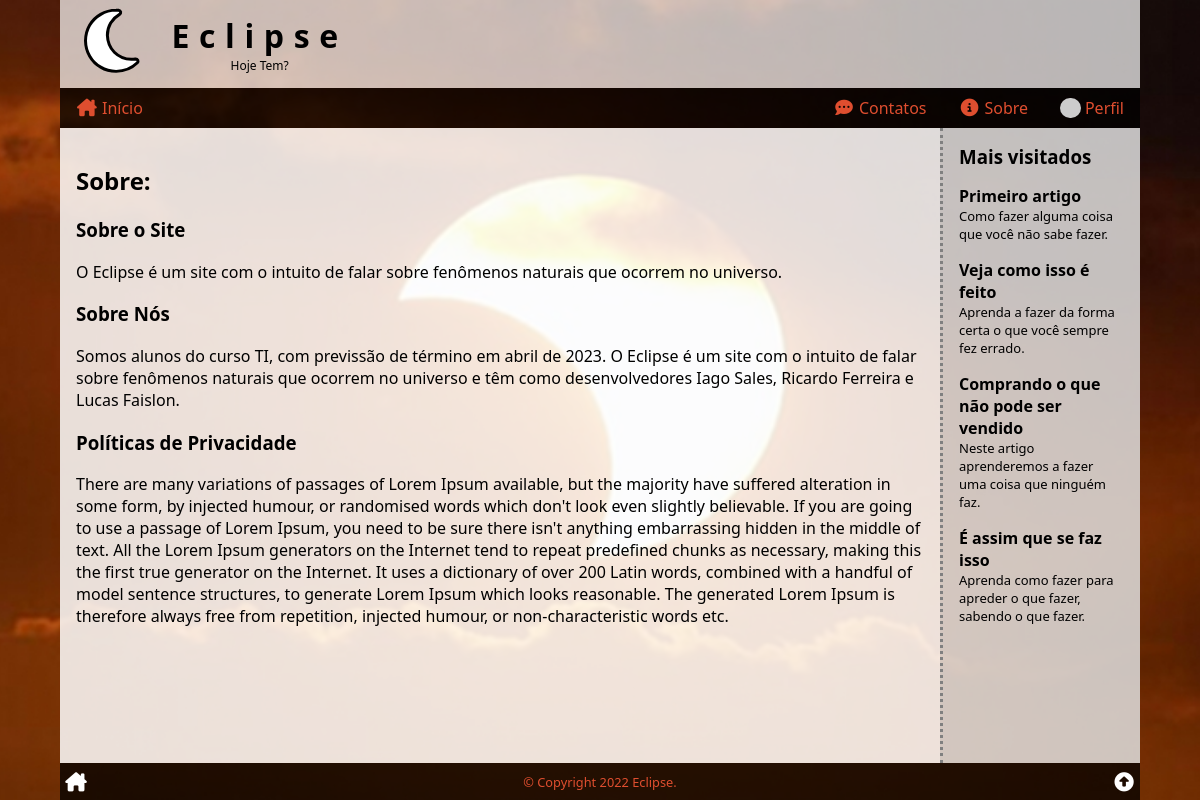
Page /sobre/index.php (signed in) on the committed database.
### tables this page shows
CREATE TABLE articles (
    art_id INT PRIMARY KEY AUTO_INCREMENT,
    art_title VARCHAR(127),
    art_intro VARCHAR(255),
    art_thumb VARCHAR(255),
    art_content TEXT,
    art_author INT,
    art_date TIMESTAMP DEFAULT CURRENT_TIMESTAMP,
    art_views int default '0',
    art_status ENUM('on', 'off', 'deleted') DEFAULT 'on',
    FOREIGN KEY (art_author) REFERENCES users (user_id)
);

### _config.php (the view, shortened to what this page needs)
<?php
$db = array(
    'hostname' => 'localhost',
    'username' => 'root',
    'password' => '',
    'database' => 'vitugo'
);
$conn = new mysqli($db['hostname'], $db['username'], $db['password'], $db['database']);
$conn->query("SET NAMES 'utf8'");
$conn->query('SET character_set_connection=utf8');
$conn->query('SET character_set_client=utf8');
$conn->query('SET character_set_results=utf8');
$conn->query('SET GLOBAL lc_time_names = pt_BR');
$conn->query('SET lc_time_names = pt_BR');
function mostViewed($num = 4)
{
    global $conn;
    $sql = <<<SQL
SELECT art_id, art_title, art_intro
FROM articles
WHERE art_status = 'on'
	AND art_date <= NOW()
ORDER BY art_views DESC
LIMIT {$num};
SQL;
    $res = $conn->query($sql);
    $out = '';
    if ($res->num_rows > 0) :
        while ($art = $res->fetch_assoc()) :
            $out .= <<<HTML
<div class="side-art-box" onclick="location.href='/ler/?id={$art['art_id']}'">
    <div class="side-art-title">{$art['art_title']}</div>
    <div class="side-art-intro">{$art['art_intro']}</div>
</div>
HTML;
        endwhile;
    else :
        $out = false;
    endif;
    return $out;
}

### style.css (style rules this page uses)
* { box-sizing: border-box; outline: none; transition: .2s; }
html, body { position: relative ; width: 100%; height: 100%; padding: 0; margin: 0; font-family: 'Segoe UI', Tahoma, Geneva, Verdana, sans-serif; font-size: 16px; }
body { background-color: rgb(170, 170, 170); background-attachment: fixed; background-image: url('/img/FotoEclipse.jpg'); background-position: center; background-repeat: no-repeat; background-size: cover; }
.side-art-box { margin: 1rem 0; cursor: pointer; }
.side-art-title { font-weight: bold; }
.side-art-intro { font-size: small; }

### rows in the picture
articles: art_title "Primeiro artigo", art_intro "Como fazer alguma coisa que você não sabe fazer."
articles: art_title "Veja como isso é feito", art_intro "Aprenda a fazer da forma certa o que você sempre fez errado."
articles: art_title "Comprando o que não pode ser vendido", art_intro "Neste artigo aprenderemos a fazer uma coisa que ninguém faz."
articles: art_title "É assim que se faz isso", art_intro "Aprenda como fazer para apreder o que fazer, sabendo o que fazer."
